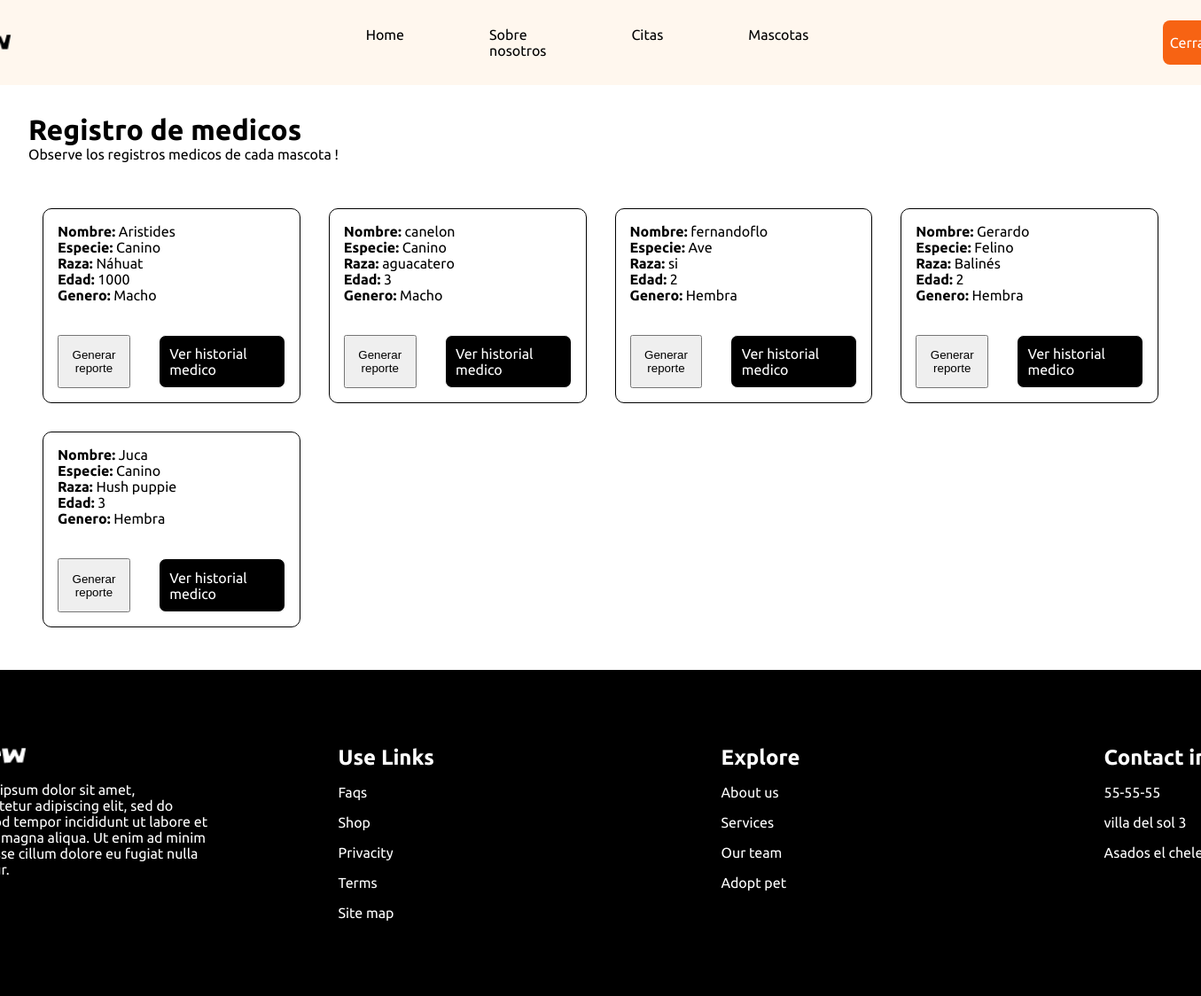
The page /veterinario/php/view_mascotas.php (signed in) on the database its author committed.
### tables this page shows
CREATE TABLE `mascota` (
  `id` int NOT NULL,
  `nombre` varchar(255) NOT NULL,
  `especie` varchar(255) NOT NULL,
  `raza` varchar(255) NOT NULL,
  `edad` int NOT NULL,
  `genero` varchar(15) NOT NULL
);

### veterinario/php/_data_mascotas.php (called while the page is built, shortened)
<?php
$conexionBD = BD::crearInstancia();
$sql = "SELECT * FROM mascota";
$consulta = $conexionBD->prepare($sql);
$consulta->execute();
$todasLasMascotas = $consulta->fetchAll(PDO::FETCH_ASSOC);
?>

### veterinario/php/view_mascotas.php (the view, shortened to what this page needs)
<?php
include_once('../../user/php/templates/header.php');
include_once('_data_mascotas.php');
?>
<link rel="stylesheet" href="../../user/css/styles_index.css">
<div class="main">
    <div>
        <h1 class="titulo">Registro de medicos</h1>
    </div>
    <div>
        <p>Observe los registros medicos de cada mascota !</p>
    </div>
    <br>
    <br>
    <div class="contenedor_citas">
        <?php foreach ($todasLasMascotas as $mascota) { ?>
            <div class="citas">
                <p> <span style="font-weight:700;">Nombre:</span> <?php echo $mascota['nombre'] ?></p>
                <p> <span style="font-weight:700;">Especie:</span> <?php echo $mascota['especie'] ?></p>
                <p> <span style="font-weight:700;">Raza:</span> <?php echo $mascota['raza'] ?></p>
                <p> <span style="font-weight:700;">Edad:</span> <?php echo $mascota['edad'] ?></p>
                <p> <span style="font-weight:700;">Genero:</span> <?php echo $mascota['genero'] ?></p>
                <br>
                <br>
                <div class="btns">
                    <button onclick="showPopup(<?= $mascota['id'] ?>)">Generar reporte</button>
                    <a class="btn-medico" href="/veterinario/php/view_mascotaHistorial.php?id=<?= $mascota['id'] ?>">Ver historial medico</a>
                </div>
            </div>
        <?php } ?>
    </div>
</div>
<?php
include_once('../../user/php/templates/footer.php');
?>

### user/css/styles_index.css (style rules this page uses)
* { margin: 0; padding: 0; }
body { width: 100%; justify-content: center; align-items: center; font-family: 'Nunito Sans', sans-serif; font-family: 'Poppins', sans-serif; font-family: 'Ubuntu', sans-serif; }

### veterinario/php/view_mascotas.php (style rules this page uses)
.titulo { font-weight: bold; }
.contenedor_citas { display: grid; grid-template-columns: 1fr 1fr 1fr 1fr; }
.citas { border: 1px solid black; padding: 1rem; margin: 1rem; border-radius: 10px; }
.main { margin: 2rem; }
.btn-medico { padding: 0.7rem; border-radius: 8px; color: white; border: 1px solid white; text-decoration: none; background-color: #000000; transition: ease-in 100ms; }
.btns { display: flex; gap: 2rem; }

### rows shown on the page
mascota: nombre "Aristides", especie "Canino", raza "Náhuat", edad "1000", genero "Macho"
mascota: nombre "canelon", especie "Canino", raza "aguacatero", edad "3", genero "Macho"
mascota: nombre "fernandoflo", especie "Ave", raza "si", edad "2", genero "Hembra"
mascota: nombre "Gerardo", especie "Felino", raza "Balinés", edad "2", genero "Hembra"
mascota: nombre "Juca", especie "Canino", raza "Hush puppie", edad "3", genero "Hembra"
